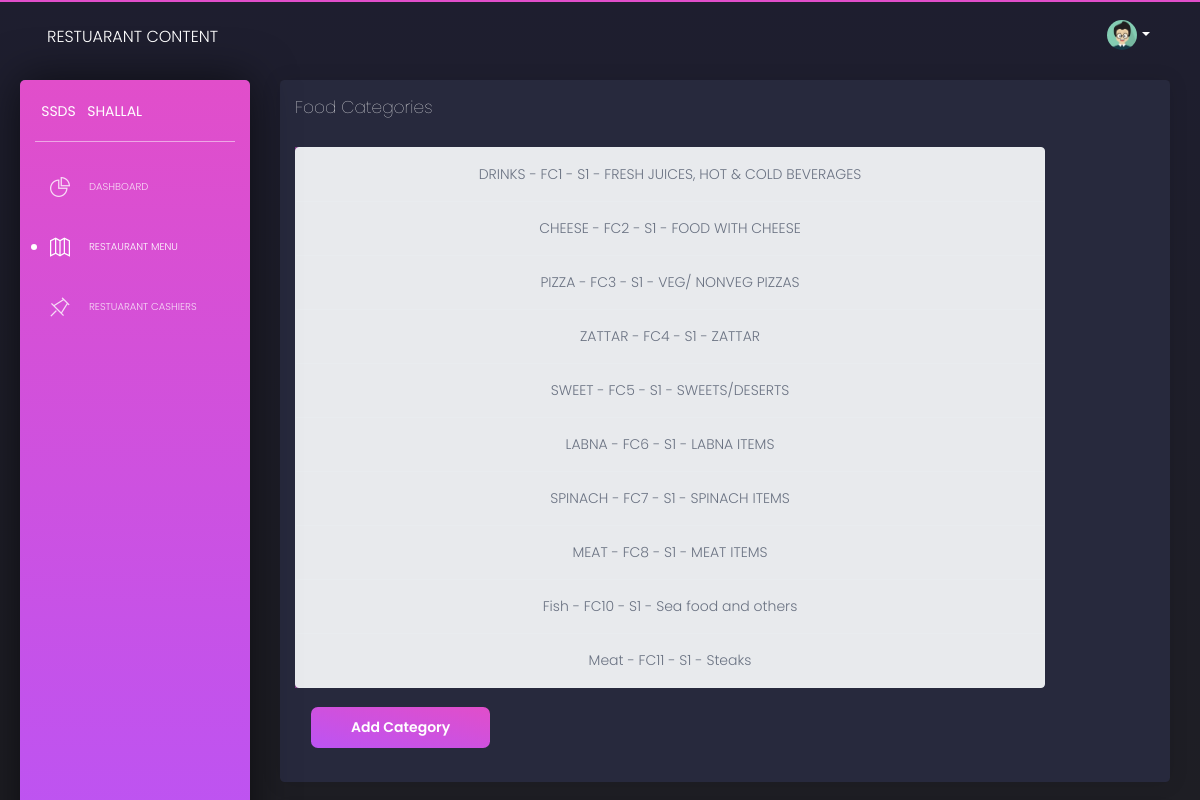
Before: /RestaurantMenu with the older database file.
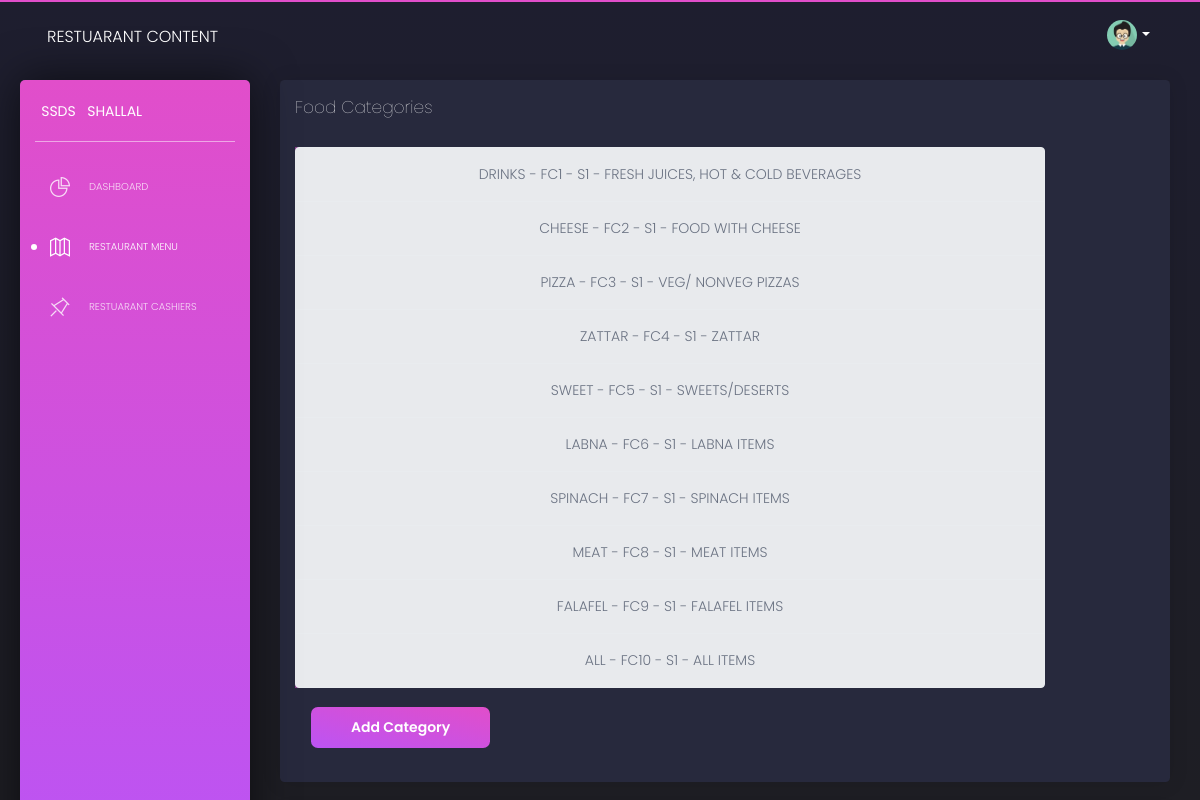
After: the same page with the newer database file.
### database_setup.py (models this page shows)
class FoodCategory(Base):
    __tablename__='foodcategory'
    cfid=Column(String(50),nullable=False, primary_key=True)
    name = Column(String(80), nullable=False)
    description=Column(String(225))
    stsid=Column(String(50),ForeignKey("status.stsid"),nullable=False)

### ssds.py (the view)
@app.route('/RestaurantMenu')
def showRestaurantMenu():
    statusTypes=session.query(StatusType).all()
    statuses=   session.query(Status).all()
    foodCategories=session.query(FoodCategory).all()
    foodItems     =session.query(FoodItem).all()
    return render_template('restaurantMenu.html',foodCategories=foodCategories,foodItems=foodItems,statuses=statuses,statusTypes=statusTypes)

### templates/restaurantMenu.html (shortened to what this page needs)
<html lang="en" class="perfect-scrollbar-on"><head>
  <link href="https://use.fontawesome.com/releases/v5.0.6/css/all.css" rel="stylesheet">
  <link href="/static/assets/css/nucleo-icons.css" rel="stylesheet">
  <link href="/static/assets/css/black-dashboard.css" rel="stylesheet">
  <link href="/static/assets/demo/demo.css" rel="stylesheet">
</head>
<body class="" cz-shortcut-listen="true">
  <div class="wrapper">
    <div class="sidebar">
      <div class="sidebar-wrapper ps">
        <div class="logo">
          <a href="javascript:void(0)" class="simple-text logo-mini">
            SSDS
          </a>
          <a href="javascript:void(0)" class="simple-text logo-normal">
            Shallal
          </a>
        </div>
        <ul class="nav">
          <li >
            <a href="/dashboard">
              <i class="tim-icons icon-chart-pie-36"></i>
              <p>Dashboard</p>
            </a>
          </li>
          <li class="active ">
            <a href="/RestaurantMenu">
              <i class="tim-icons icon-map-big
"></i>
              <p>Restaurant Menu</p>
            </a>
          </li>
          <li>
              <a href="/Cashiers">
                <i class="tim-icons icon-pin"></i>
                <p>Restuarant Cashiers</p>
              </a>
          </li>
        </ul>
      </div>
    </div>
    <div class="main-panel ps ps--active-y">
      <nav class="navbar navbar-expand-lg navbar-absolute navbar-transparent">
        <div class="container-fluid">
          <div class="navbar-wrapper">
            <a class="navbar-brand" href="javascript:void(0)">Restuarant Content</a>
          </div>
          <div class="collapse navbar-collapse" id="navigation">
            <ul class="navbar-nav ml-auto">
              <li class="dropdown nav-item">
                <a href="#" class="dropdown-toggle nav-link" data-toggle="dropdown">
                  <div class="photo">
                    <img src="/static/assets/img/anime3.png" alt="Profile Photo">
                  </div>
                  <b class="caret d-none d-lg-block d-xl-block"></b>
                </a>
              </li>
            </ul>
          </div>
        </div>
      </nav>
      <div class="content">
        <div class="card ">
          <div class="card-header">
            <h4 class="card-title">Food Categories</h4>
          </div>
          <div class="card-body">
            <div class="column">
              <div class="col-3">
                <div class="list-group row" name='listiwant'>
                  {% for category in foodCategories %}
                  <a class="list-group-item list-group-item-action list-group-item-light text-center" style="width:750px" href="{{url_for('editFoodCategory',cfid=category.cfid)}}">
                      {{category.name}} - {{category.cfid}} - {{category.stsid}} - {{category.description}}
                  </a>
                  {% endfor %}
              </div>
              </div>
          <div class="card-footer">
              <a href="/addCategory">
            <button type="submit" class="btn btn-fill btn-primary">Add Category</button>
            </a>
          </div>
        </div>
      </div>
      </div>
</div></div></div></body></html>

Changed rows visible on the page:
removed FoodCategory: name "Meat", cfid "FC11", stsid "S1", description "Steaks"
added FoodCategory: name "FALAFEL", cfid "FC9", stsid "S1", description "FALAFEL ITEMS"
changed FoodCategory "FC10": name "Fish" → "ALL"; description "Sea food and others" → "ALL ITEMS"
